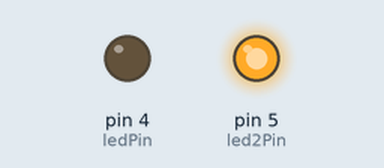
Bench run of a sketch on a simulated Arduino Uno, built with avr-gcc and run on an emulated ATmega328P. On the bench: output pins drawn as LEDs (lit = HIGH).

Above: at 1.0 s.
At 5.0 s:
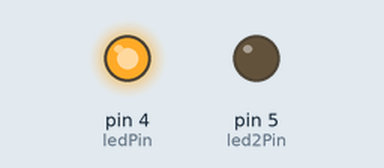
At 7.0 s:
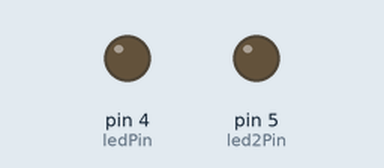
Timing chart, 0 to 10.4 s (numbered marks = the images above):
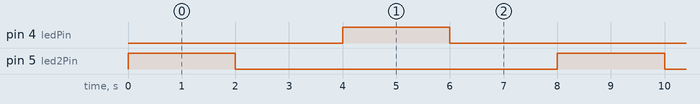

The sketch:

code_3.ino
```cpp
const int ledPin = 4;
  const int led2Pin = 5;

void setup() {
  // put your setup code here, to run once:
pinMode(ledPin  , OUTPUT );
pinMode(led2Pin , OUTPUT );
}

void loop() {
  // put your main code here, to run repeatedly:

digitalWrite(led2Pin, HIGH);
delay(2000);
digitalWrite(led2Pin, LOW);
delay(2000);

digitalWrite(ledPin, HIGH);
delay(2000);
digitalWrite(ledPin, LOW);
delay(2000);

digitalWrite(led2Pin, HIGH);
delay(2000);
digitalWrite(led2Pin, LOW);
delay(2000);

digitalWrite(ledPin, HIGH);
delay(2000);
digitalWrite(ledPin, LOW);
delay(2000);

}
```

Measured:
- by itself, pin 4 (ledPin), pin 5 (led2Pin): alternates HIGH for 2.0 s and LOW for 6.0 s
- by itself, everything shown: repeats every 8.0 s, in 4 steps
